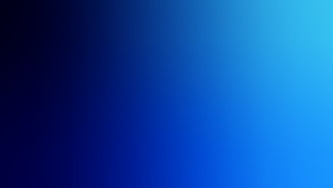
#> input picture data/gradient.jpg, 333 x 188 px, shrunk from 640 x 360 before the run; its folder holds 6 pictures in this run
$ jupyter execute 2.1-thresholds.ipynb   (shell and % lines are left out)
#> lines starting #> are read from the running program, lines starting #| are printed output that depends on the picture; after the words box and inside, x2 and y2 are one past the last pixel; in counts of white or black regions, pixels touching at a corner belong together
[](https://colab.research.google.com/github/vmetsis/cads-cv/blob/main/2.1-thresholds.ipynb)

# Thresholds

Thresholding is a technique in image processing that is used to separate objects from the background. It is a simple and effective way to segment an image. The idea is to set a threshold value and then classify each pixel as either an object or background pixel based on the intensity of the pixel.

## Download the Data

[cell 1]
# If running on Google Colab, download the data first.

import os
import sys

def download_files(base_url, files, local_dir):
    if not os.path.exists(local_dir):
        os.makedirs(local_dir)
    for file in files:
        file_url = base_url + file
        os.system(f"wget -q {file_url} -P {local_dir}")

def download_data():
    base_url = "https://raw.githubusercontent.com/vmetsis/cads-cv/main/data/"
    data_files = ["gradient.jpg", "sunset.jpg"]

    download_files(base_url, data_files, 'data')

if 'google.colab' in sys.modules:
    download_data()

## Thresholding

In the previous module, applied a simple threshold to the motion image to convert it to a binary image. OpenCV provides a few more methods for thresholding. Those include: Simple Thresholding, Adaptive Thresholding, and Otsu's Thresholding.

### Simple Thresholding
The different Simple Thresholding Techniques are:

- **THRESH_BINARY**: If pixel intensity is greater than the set threshold, value set to 255, else set to 0 (black).
- **THRESH_BINARY_INV**: Inverted or Opposite case of THRESH_BINARY.
- **THRESH_TRUNC**: If pixel intensity value is greater than threshold, it is truncated to the threshold. The pixel values are set to be the same as the threshold. All other values remain the same.
- **THRESH_TOZERO**: Pixel intensity is set to 0, for all the pixels intensity, less than the threshold value.
- **THRESH_TOZERO_INV**: Inverted or Opposite case of THRESH_TOZERO.

Let's see how to apply these thresholding techniques. The function `cv.threshold` is used to apply the thresholding. The first argument is the source image, which should be a grayscale image. The second argument is the threshold value which is used to classify the pixel values. The third argument is the maximum value which is assigned to pixel values exceeding the threshold. The fourth argument is the type of thresholding to be used.

[cell 2]
import cv2 as cv
import numpy as np
from matplotlib import pyplot as plt


img = cv.imread('data/gradient.jpg')
#> img is the input picture: shape (188, 333, 3); mean B, G, R 156.9, 70.9, 11.5
img = cv.cvtColor(img, cv.COLOR_BGR2RGB)

# Show image
plt.imshow(img)
plt.show()

In Computer Vision, this technique of thresholding is done on grayscale images. So initially, the image has to be converted in grayscale color space.

[cell 3]
# Convert to grayscale
img = cv.cvtColor(img, cv.COLOR_RGB2GRAY)
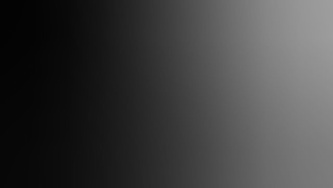
#> img: shape (188, 333); min 3, max 158, mean 63

# Show image
plt.imshow(img, cmap='gray')
plt.show()

Let's apply some thresholds using the `cv.threshold` function and different thresholding techniques.

[cell 4]
ret, thresh1 = cv.threshold(img, 70, 255, cv.THRESH_BINARY)
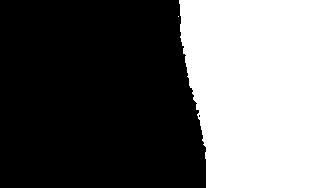
#> thresh1: shape (188, 333); 42.1% white; 2 white regions (1 under 20 px), largest, box (x1, y1, x2, y2) and area: (179, 0, 333, 188) 26327
ret, thresh2 = cv.threshold(img, 70, 255, cv.THRESH_BINARY_INV)
ret, thresh3 = cv.threshold(img, 70, 255, cv.THRESH_TRUNC)
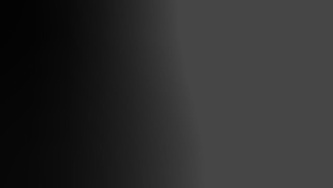
#> thresh3: shape (188, 333); min 3, max 70, mean 44.9
ret, thresh4 = cv.threshold(img, 70, 255, cv.THRESH_TOZERO)
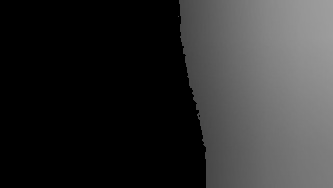
#> thresh4: shape (188, 333); min 0, max 158, mean 47.5
ret, thresh5 = cv.threshold(img, 70, 255, cv.THRESH_TOZERO_INV)
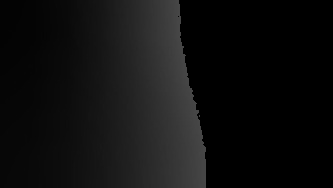
#> thresh5: shape (188, 333); min 0, max 70, mean 15.4

titles = ['Original Image','BINARY','BINARY_INV','TRUNC','TOZERO','TOZERO_INV']
images = [img, thresh1, thresh2, thresh3, thresh4, thresh5]
for i in range(6):
    plt.subplot(2, 3, i+1), plt.imshow(images[i], 'gray', vmin=0, vmax=255)
    plt.title(titles[i])
    plt.xticks([]), plt.yticks([])
plt.show()

### Adaptive Thresholding

In the previous section, we used one global value as a threshold. But this might not be good in all cases, e.g. if an image has different lighting conditions in different areas. In that case, adaptive thresholding can help. Here, the algorithm determines the threshold for a pixel based on a small region around it. So we get different thresholds for different regions of the same image which gives better results for images with varying illumination.

In addition to the parameters described above, the method `cv.adaptiveThreshold` takes three input parameters:

- **adaptiveMethod**: Adaptive method decides how threshold value is calculated.
    - `cv.ADAPTIVE_THRESH_MEAN_C`: Threshold Value = (Mean of the neighbourhood area values – constant value). In other words, it is the mean of the block_size×block_size neighborhood of a point minus constant.
    - `cv.ADAPTIVE_THRESH_GAUSSIAN_C`: Threshold Value = (Gaussian-weighted sum of the neighbourhood values – constant value). In other words, it is a weighted sum of the block_size×block_size neighborhood of a point minus constant.
- **block_size**: Size of a pixel neighborhood that is used to calculate a threshold value.
- **constant**: A constant value that is subtracted from the mean or weighted sum of the neighbourhood pixels.

[cell 5]
img = cv.imread('data/sunset.jpg', 0)
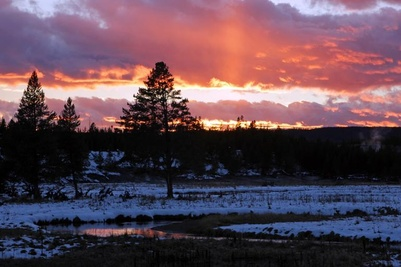
#> input picture data/sunset.jpg, 401 x 267 px, shrunk from 769 x 512 before the run
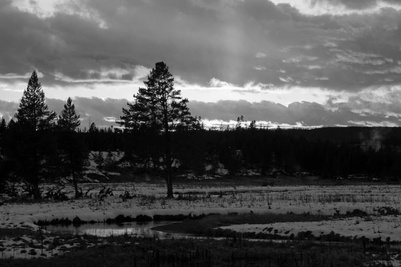
#> img: shape (267, 401); min 0, max 255, mean 80.8

ret, th1 = cv.threshold(img, 127,255, cv.THRESH_BINARY)
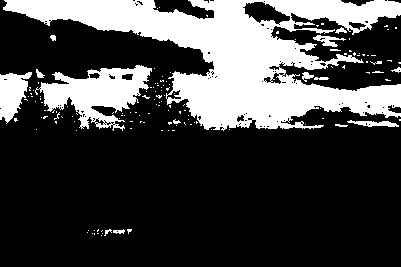
#> th1: shape (267, 401); 26.5% white; 142 white regions (126 under 20 px), largest, box (x1, y1, x2, y2) and area: (3, 0, 401, 131) 22429, (35, 65, 152, 131) 3787, (0, 72, 32, 124) 1032
th2 = cv.adaptiveThreshold(img, 255 , cv.ADAPTIVE_THRESH_MEAN_C, cv.THRESH_BINARY, 11, 2)
#> th2: shape (267, 401); 57.1% white; 812 black regions (709 under 20 px), largest, box (x1, y1, x2, y2) and area: (0, 70, 401, 162) 9655, (0, 139, 401, 215) 9041, (0, 206, 401, 267) 8073
th3 = cv.adaptiveThreshold(img, 255, cv.ADAPTIVE_THRESH_GAUSSIAN_C, cv.THRESH_BINARY, 11, 2)
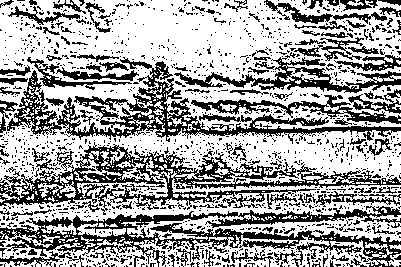
#> th3: shape (267, 401); 63.4% white; 1378 black regions (1254 under 20 px), largest, box (x1, y1, x2, y2) and area: (0, 206, 401, 267) 7465, (0, 142, 401, 215) 7268, (7, 57, 401, 144) 6332
titles = ['Original Image', 'Global Thresholding (v = 127)',
            'Adaptive Mean Thresholding', 'Adaptive Gaussian Thresholding']
images = [img, th1, th2, th3]
plt.figure(figsize=(10,5))
for i in range(4):
    plt.subplot(2, 2, i+1), plt.imshow(images[i], 'gray')
    plt.title(titles[i])
    plt.xticks([]), plt.yticks([])
plt.show()

### Otsu's Binarization

In simple thresholding, we used an arbitrarily chosen value as a threshold that we had to pick. In contrast, Otsu's method avoids having to choose a value and determines it automatically.

In Adaptive Thresholding, we use the mean of the neighborhood area as the threshold value. In Otsu's method, a single threshold is determined automatically for the entire image.

[cell 6]
img = cv.imread('data/sunset.jpg', 0)

# global thresholding
ret1,th1 = cv.threshold(img, 127, 255, cv.THRESH_BINARY)
# Otsu's thresholding
ret2,th2 = cv.threshold(img, 0, 255, cv.THRESH_BINARY + cv.THRESH_OTSU)
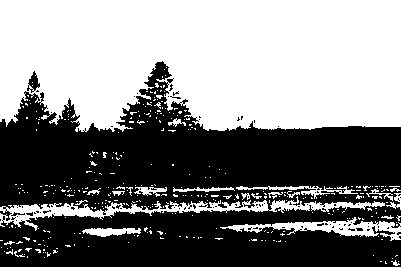
#> th2: shape (267, 401); 50.9% white; 88 black regions (85 under 20 px), largest, box (x1, y1, x2, y2) and area: (0, 61, 401, 267) 52030, (27, 71, 40, 93) 137, (11, 212, 25, 216) 24
#> ret2 = 79

print("Otsu's Threshold value: ", ret2)
#| Otsu's Threshold value:  79.0

# Show the results
plt.figure(figsize=(10,5))
titles = ['Original Image', 'Global Thresholding (v = 127)',
            'Otsu\'s Thresholding']
images = [img, th1, th2]
for i in range(3):
    plt.subplot(1, 3, i+1), plt.imshow(images[i], 'gray')
    plt.title(titles[i])
    plt.xticks([]), plt.yticks([])
plt.show()
